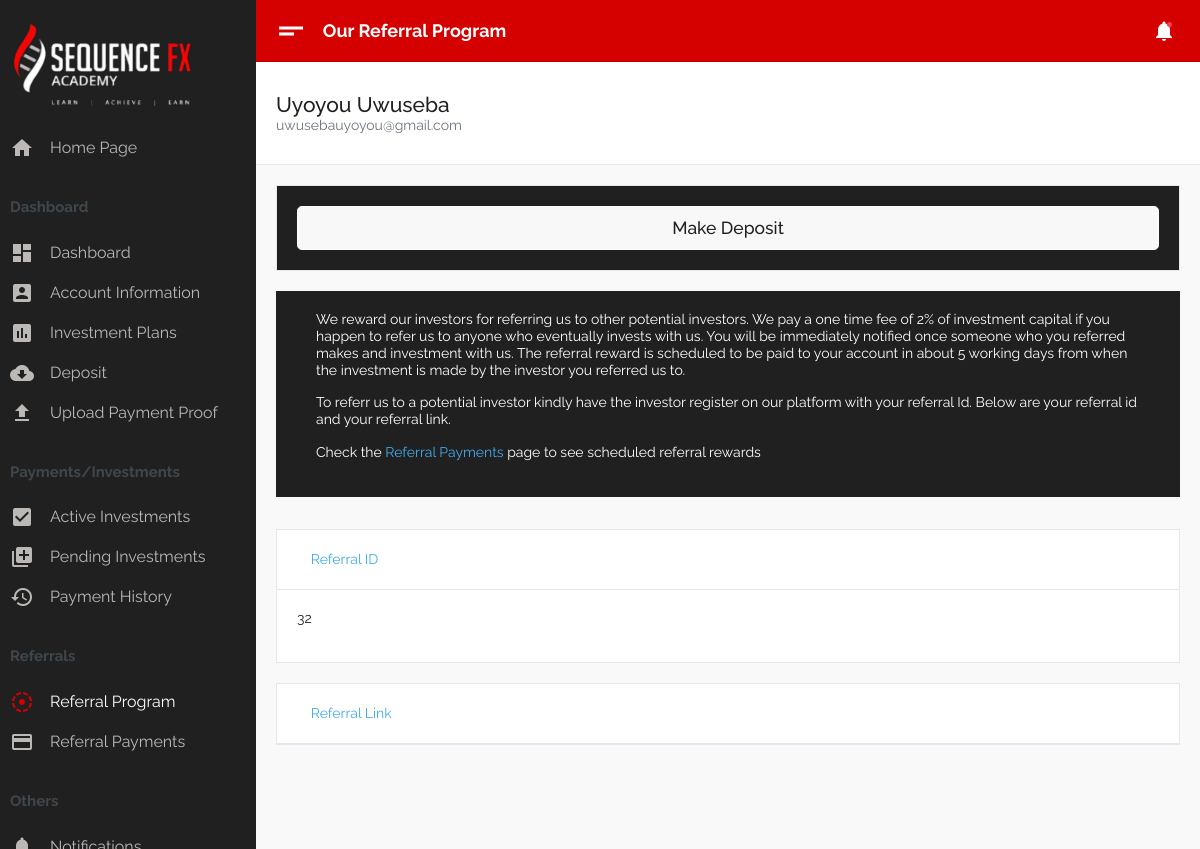
The app's page /dashboard/referral-program (signed in) with its own data.
### dashboard/models.py (models this page shows, shortened)
class User(models.Model):
    first_name = models.CharField(max_length=30)
    last_name = models.CharField(max_length=30)
    email = models.EmailField(blank=True,unique=True)
    password = models.CharField(max_length=300)
    country = models.CharField(max_length=50,null=True,blank=True)
    phone_number = models.CharField(max_length=50,null=True,blank=True)
    bank_name = models.CharField(max_length=20,null=True,blank=True)
    bank_account_number = models.CharField(max_length=20,null=True,blank=True)
    bank_account_name=models.CharField(max_length=50,null=True,blank=True)
    is_verified = models.BooleanField(default=False)

### dashboard/views.py (the view)
# urls.py: path("referral-program",views.referral_program,name="referral-program"),
def referral_program(request):
    try:
        user_id = request.session['user_id']
    except KeyError:
        return HttpResponseRedirect(reverse("mainsite:login"))
    else:
        try:
            user = User.objects.get(pk=user_id)
        except User.DoesNotExist:
            return HttpResponseRedirect(reverse("mainsite:login"))
        else:
            pass
    context={
                'page_name':'Our Referral Program',
                'slug':'referral-program',
                'user':user
            }
    return render(request,"dashboard/referral-program.html",context)

### dashboard/templates/dashboard/referral-program.html (shortened to what this page needs)
{% extends './base.html' %}
{% block content %}
<div class="container-fluid">
    <div class="jumbotron jumbotron-fluid" style="background:#202020; padding:20px !important">
        <div class="container">
            <p>We reward our investors for referring us to other potential investors. We pay a one time fee of 2% of investment capital if you happen to refer us to anyone who eventually invests with us. You will be immediately notified once someone who you referred makes and investment with us. The referral reward is scheduled to be paid to your account in about 5 working days from when the investment is made by the investor you referred us to.</p>
            <p>To referr us to a potential investor kindly have the investor register on our platform with your referral Id. Below are your referral id and your referral link.</p>
            <p>Check the <a href="{% url 'dashboard:referral-payments' %}">Referral Payments</a> page to see scheduled referral rewards</p>
        </div>
    </div>
    <div id="accordion">
        <div class="card">
        <div class="card-header" id="headingOne">
            <h5 class="mb-0">
            <button class="btn btn-link" data-toggle="collapse" data-target="#collapseOne" aria-expanded="true" aria-controls="collapseOne">
                Referral ID
            </button>
            </h5>
        </div>
        <div id="collapseOne" class="collapse show" aria-labelledby="headingOne" data-parent="#accordion">
            <div class="card-body">
            <p> {{user.id}} </p>
            </div>
        </div>
        </div>
        <div class="card">
        <div class="card-header" id="headingTwo">
            <h5 class="mb-0">
            <button class="btn btn-link collapsed" data-toggle="collapse" data-target="#collapseTwo" aria-expanded="false" aria-controls="collapseTwo">
                Referral Link
            </button>
            </h5>
        </div>
        </div>
    </div>
</div>
{% endblock %}

### dashboard/templates/dashboard/base.html (shortened to what this page needs)
<!DOCTYPE html>
<html lang="en" dir="ltr">
    {% load static %}
<head>
    <link type="text/css" href="{% static 'dashboard/assets/css/vendor-morris.css' %}" rel="stylesheet">
    <link type="text/css" href="{% static 'dashboard/assets/css/vendor-bootstrap-datepicker.css' %}" rel="stylesheet">
    <link type="text/css" href="{% static 'dashboard/assets/css/app.css' %}" rel="stylesheet">
    <link type="text/css" href="{% static 'dashboard/assets/css/app.rtl.css' %}" rel="stylesheet">
    <link type="text/css" href="{% static 'dashboard/assets/vendor/simplebar.css' %}" rel="stylesheet">
</head>
<body>
    <div class="mdk-drawer-layout js-mdk-drawer-layout" data-fullbleed data-push data-responsive-width="992px" data-has-scrolling-region>
        <div class="mdk-drawer-layout__content">
            <div class="mdk-header-layout js-mdk-header-layout  mdk-header--fixed  mdk-header-layout__content--scrollable">
                <div class="mdk-header js-mdk-header bg-primary" data-fixed>
                    <div class="mdk-header__content">
                        <nav class="navbar navbar-expand-md bg-primary navbar-dark d-flex-none">
                            <button class="btn btn-link text-white pl-0" type="button" data-toggle="sidebar">
    <i class="material-icons align-middle md-36">short_text</i>
  </button>
                            <div class="page-title m-0">{{ page_name }}</div>
                            <div class="collapse navbar-collapse" id="mainNavbar">
                                <ul class="navbar-nav ml-auto align-items-center">
                                    <li class="nav-item dropdown notifications d-flex align-self-center align-items-center" id="navbarNotifications">
                                        <a href="#" class="nav-link dropdown-toggle notifications--active" data-toggle="dropdown" aria-expanded="false">
          <i class="material-icons align-middle">notifications</i>
        </a>
                                    </li>
                                </ul>
                            </div>
                        </nav>
                    </div>
                </div>
                <div class="mdk-header-layout__content top-navbar mdk-header-layout__content--scrollable h-100">
                    <div class="py-4 mb-3 bg-white border-bottom">
                        <div class="container-fluid container-account">
                            <div class="row">
                                <div class="col-lg-6">
                                    <div class="media media-user-info align-items-center">
                                        <div class="media-body lh-1">
                                            <p class="h4 m-0"> {{ user.first_name }} {{ user.last_name }} </p>
                                            <p class="text-muted mb-0"> {{ user.email }} </p>
                                        </div>
                                    </div>
                                </div>
                                <div class="col-lg-6"></div>
                            </div>
                        </div>
                    </div>
                    {% block global %}
                        {% include './info.html'%}
                    {% endblock %}
                    {% block content %}{% endblock %}
                <br /><br /><br /><br /><br />
                </div>
            </div>
        </div>
        <div class="mdk-drawer js-mdk-drawer" id="default-drawer">
            <div class="mdk-drawer__content">
                <div class="mdk-drawer__inner" data-simplebar data-simplebar-force-enabled="true">
                    <nav class="drawer  drawer--dark">
                        <div class="drawer-spacer">
                            <div class="media align-items-center">
                                <a href="{% url 'mainsite:index' %}" class="h5 m-0 text-link"><img src="{% static 'dashboard/assets/images/logo-icon.png' %}" alt="logo"></a>
                            </div>
                        </div>
                        <ul class="drawer-menu" id="dasboardMenu" data-children=".drawer-submenu">
                            <li class="drawer-menu-item">
                                <a href="{% url 'mainsite:index' %}">
        <i class="material-icons">home</i>
        <span class="drawer-menu-text"> Home Page</span>
      </a>
                            </li>
                        </ul>
                        <div class="py-2 drawer-heading">
                            Dashboard
                        </div>
                        <ul class="drawer-menu" id="dasboardMenu" data-children=".drawer-submenu">
                            <li class="drawer-menu-item {% if slug == 'index' %} active {% endif %}">
                                <a href="{% url 'dashboard:index' %}">
        <i class="material-icons">dashboard</i>
        <span class="drawer-menu-text"> Dashboard</span>
      </a>
                            </li>
                            <li class="drawer-menu-item {% if slug == 'account-info' %} active {% endif %}">
                                <a href="{% url 'dashboard:account-info' %}">
        <i class="material-icons">account_box</i>
        <span class="drawer-menu-text"> Account Information</span>
      </a>
                            </li>
                            <li class="drawer-menu-item {% if slug == 'investment-plans' %} active {% endif %}">
                                <a href="{% url 'dashboard:investment-plans' %}">
        <i class="material-icons">insert_chart</i>
        <span class="drawer-menu-text"> Investment Plans</span>
      </a>
                            </li>
                            <li class="drawer-menu-item {% if slug == 'make-deposit' %} active {% endif %}">
                                <a href="{% url 'dashboard:deposit' %}">
        <i class="material-icons">cloud_download</i>
        <span class="drawer-menu-text"> Deposit </span>
      </a>
                            </li>
                            <li class="drawer-menu-item {% if slug == 'upload-pop' %} active {% endif %}">
                                <a href="{% url 'dashboard:upload-pop' %}">
        <i class="material-icons">file_upload</i>
        <span class="drawer-menu-text"> Upload Payment Proof</span>
      </a>
                            </li>
                        </ul>
                        <div class="py-2 drawer-heading">
                            Payments/Investments
                        </div>
                        <ul class="drawer-menu" id="dasboardMenu" data-children=".drawer-submenu">
                            <li class="drawer-menu-item {% if slug == 'active-investments' %} active {% endif %}">
                                <a href="{% url 'dashboard:active-investments' %}">
        <i class="material-icons">check_box</i>
        <span class="drawer-menu-text"> Active Investments</span>
      </a>
                            </li>
                            <li class="drawer-menu-item {% if slug == 'pending-investments' %} active {% endif %}">
                                <a href="{% url 'dashboard:pending-investments' %}">
        <i class="material-icons">queue</i>
        <span class="drawer-menu-text"> Pending Investments</span>
      </a>
                            </li>
                            <li class="drawer-menu-item {% if slug == 'payment-history' %} active {% endif %}">
                                <a href="{% url 'dashboard:payment-history' %}">
        <i class="material-icons">history</i>
        <span class="drawer-menu-text"> Payment History</span>
      </a>
                            </li>
                        </ul>
                        <div class="py-2 drawer-heading">
                            Referrals
                        </div>
                        <ul class="drawer-menu" id="dasboardMenu" data-children=".drawer-submenu">
                            <li class="drawer-menu-item {% if slug == 'referral-program' %} active {% endif %}">
                                <a href="{% url 'dashboard:referral-program' %}">
        <i class="material-icons">filter_tilt_shift</i>
        <span class="drawer-menu-text"> Referral Program</span>
      </a>
                            </li>
                            <li class="drawer-menu-item {% if slug == 'referral-payments' %} active {% endif %}">
                                <a href="{% url 'dashboard:referral-payments' %}">
        <i class="material-icons">payment</i>
        <span class="drawer-menu-text"> Referral Payments</span>
      </a>
                            </li>
                        </ul>
                        <div class="py-2 drawer-heading">
                            Others
                        </div>
                        <ul class="drawer-menu" id="dasboardMenu" data-children=".drawer-submenu">
                            <li class="drawer-menu-item {% if slug == 'notifications' %} active {% endif %}">
                                <a href="{% url 'dashboard:notifications' %}">
        <i class="material-icons">notifications</i>
        <span class="drawer-menu-text"> Notifications</span>
      </a>
                            </li>
                        </ul>
                    </nav>
                </div>
            </div>
        </div>
    </div>
</body>
</html>

### records on screen
User: first_name "Uyoyou", last_name "Uwuseba", email "uwusebauyoyou@gmail.com", id "32"

### other values on screen
{{ page_name }} "Our Referral Program"
